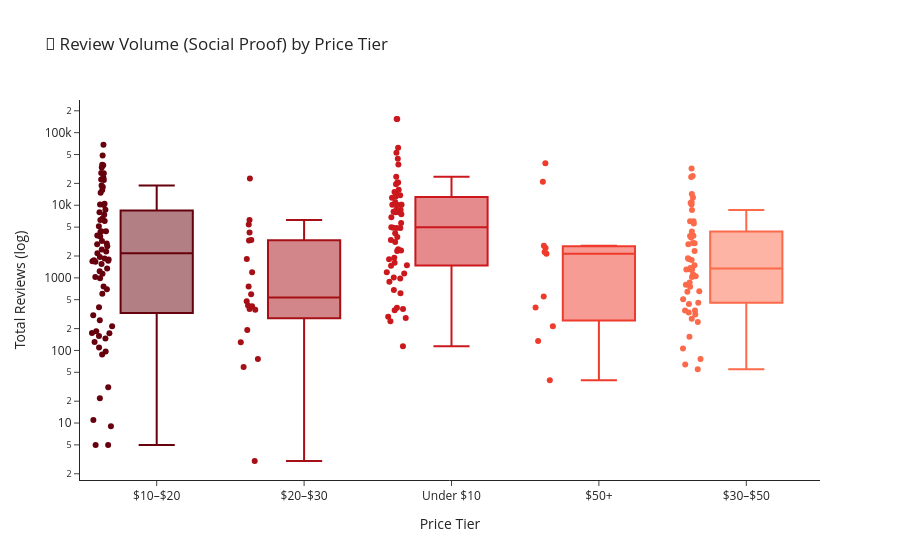

This figure's notebook cell:
### Markdown cell above
### 4.10 Review Volume vs. Price — Social Proof at Different Price Points

### Code cell
box_df = df.dropna(subset=["price_tier", "total_reviews"]).copy()

fig = px.box(
    box_df,
    x="price_tier",
    y="total_reviews",
    color="price_tier",
    points="all",
    log_y=True,
    title="📣 Review Volume (Social Proof) by Price Tier",
    labels={"price_tier": "Price Tier", "total_reviews": "Total Reviews (log)"},
    template=PLOTLY_TEMPLATE,
    color_discrete_sequence=px.colors.sequential.Reds_r,
)
fig.update_layout(showlegend=False)
fig.show()

### Figure 1 — Plotly figure (JSON) as saved in the notebook; plotly's stock layout.template omitted (floating-point values rounded to 4 significant figures)
{"data": [{"alignmentgroup": "True", "boxpoints": "all", "hovertemplate": "Price Tier=%{x}<br>Total Reviews (log)=%{y}<extra></extra>", "legendgroup": "$10–$20", "marker": {"color": "rgb(103,0,13)"}, "name": "$10–$20", "notched": false, "offsetgroup": "$10–$20", "orientation": "v", "showlegend": true, "type": "box", "x": ["$10–$20", "$10–$20", "$10–$20", "$10–$20", "$10–$20", "$10–$20", "$10–$20", "$10–$20", "$10–$20", "$10–$20", "$10–$20", "$10–$20", "$10–$20", "$10–$20", "$10–$20", "$10–$20", "$10–$20", "$10–$20", "$10–$20", "$10–$20", "$10–$20", "$10–$20", "$10–$20", "$10–$20", "$10–$20", "$10–$20", "$10–$20", "$10–$20", "$10–$20", "$10–$20", "$10–$20", "$10–$20", "$10–$20", "$10–$20", "$10–$20", "$10–$20", "$10–$20", "$10–$20", "$10–$20", "$10–$20", "$10–$20", "$10–$20", "$10–$20", "$10–$20", "$10–$20", "$10–$20", "$10–$20", "$10–$20", "$10–$20", "$10–$20", "$10–$20", "$10–$20", "$10–$20", "$10–$20", "$10–$20", "$10–$20", "$10–$20", "$10–$20", "$10–$20", "$10–$20", "$10–$20", "$10–$20", "$10–$20", "$10–$20", "$10–$20", "$10–$20", "$10–$20", "$10–$20", "$10–$20", "$10–$20", "$10–$20"], "x0": " ", "xaxis": "x", "y": [2981.0, 17830.0, 14840.0, 2897.0, 33010.0, 3706.0, 27790.0, 8641.0, 48580.0, 10270.0, 6550.0, 27570.0, 604.0, 16240.0, 986.0, 67880.0, 10530.0, 1236.0, 22560.0, 305.0, 6263.0, 5145.0, 10060.0, 22200.0, 4392.0, 35520.0, 2457.0, 7394.0, 18780.0, 1714.0, 4402.0, 36050.0, 2727.0, 24040.0, 8035.0, 4285.0, 699.0, 2176.0, 1342.0, 1930.0, 1672.0, 6086.0, 1143.0, 1027.0, 215.0, 131.0, 1691.0, 1557.0, 3216.0, 1796.0, 3845.0, 394.0, 1841.0, 1748.0, 110.0, 2307.0, 758.0, 173.0, 88.0, 184.0, 261.0, 174.0, 158.0, 22.0, 146.0, 97.0, 9.0, 11.0, 5.0, 5.0, 31.0], "y0": " ", "yaxis": "y"}, {"alignmentgroup": "True", "boxpoints": "all", "hovertemplate": "Price Tier=%{x}<br>Total Reviews (log)=%{y}<extra></extra>", "legendgroup": "$20–$30", "marker": {"color": "rgb(165,15,21)"}, "name": "$20–$30", "notched": false, "offsetgroup": "$20–$30", "orientation": "v", "showlegend": true, "type": "box", "x": ["$20–$30", "$20–$30", "$20–$30", "$20–$30", "$20–$30", "$20–$30", "$20–$30", "$20–$30", "$20–$30", "$20–$30", "$20–$30", "$20–$30", "$20–$30", "$20–$30", "$20–$30", "$20–$30", "$20–$30", "$20–$30", "$20–$30", "$20–$30"], "x0": " ", "xaxis": "x", "y": [76.0, 1191.0, 6273.0, 23290.0, 476.0, 593.0, 407.0, 1820.0, 4203.0, 3310.0, 417.0, 761.0, 5440.0, 191.0, 3264.0, 363.0, 130.0, 373.0, 59.0, 3.0], "y0": " ", "yaxis": "y"}, {"alignmentgroup": "True", "boxpoints": "all", "hovertemplate": "Price Tier=%{x}<br>Total Reviews (log)=%{y}<extra></extra>", "legendgroup": "Under $10", "marker": {"color": "rgb(203,24,29)"}, "name": "Under $10", "notched": false, "offsetgroup": "Under $10", "orientation": "v", "showlegend": true, "type": "box", "x": ["Under $10", "Under $10", "Under $10", "Under $10", "Under $10", "Under $10", "Under $10", "Under $10", "Under $10", "Under $10", "Under $10", "Under $10", "Under $10", "Under $10", "Under $10", "Under $10", "Under $10", "Under $10", "Under $10", "Under $10", "Under $10", "Under $10", "Under $10", "Under $10", "Under $10", "Under $10", "Under $10", "Under $10", "Under $10", "Under $10", "Under $10", "Under $10", "Under $10", "Under $10", "Under $10", "Under $10", "Under $10", "Under $10", "Under $10", "Under $10", "Under $10", "Under $10", "Under $10", "Under $10", "Under $10", "Under $10", "Under $10", "Under $10", "Under $10", "Under $10", "Under $10", "Under $10", "Under $10", "Under $10", "Under $10", "Under $10", "Under $10", "Under $10", "Under $10"], "x0": " ", "xaxis": "x", "y": [12730.0, 20640.0, 8135.0, 8019.0, 36400.0, 3113.0, 43660.0, 7524.0, 4105.0, 20510.0, 16360.0, 10970.0, 19470.0, 2373.0, 154200.0, 4858.0, 154200.0, 52920.0, 14670.0, 13090.0, 62170.0, 8788.0, 24720.0, 3316.0, 15190.0, 10150.0, 5676.0, 4900.0, 2340.0, 4854.0, 13680.0, 1808.0, 976.0, 1890.0, 8584.0, 8013.0, 680.0, 358.0, 1492.0, 1617.0, 371.0, 1015.0, 387.0, 253.0, 2480.0, 10160.0, 10160.0, 10160.0, 6819.0, 3662.0, 1468.0, 615.0, 1149.0, 279.0, 4959.0, 1196.0, 114.0, 887.0, 292.0], "y0": " ", "yaxis": "y"}, {"alignmentgroup": "True", "boxpoints": "all", "hovertemplate": "Price Tier=%{x}<br>Total Reviews (log)=%{y}<extra></extra>", "legendgroup": "$50+", "marker": {"color": "rgb(239,59,44)"}, "name": "$50+", "notched": false, "offsetgroup": "$50+", "orientation": "v", "showlegend": true, "type": "box", "x": ["$50+", "$50+", "$50+", "$50+", "$50+", "$50+", "$50+", "$50+", "$50+", "$50+", "$50+"], "x0": " ", "xaxis": "x", "y": [2767.0, 21130.0, 37980.0, 2579.0, 2148.0, 215.0, 2279.0, 392.0, 553.0, 135.0, 39.0], "y0": " ", "yaxis": "y"}, {"alignmentgroup": "True", "boxpoints": "all", "hovertemplate": "Price Tier=%{x}<br>Total Reviews (log)=%{y}<extra></extra>", "legendgroup": "$30–$50", "marker": {"color": "rgb(251,106,74)"}, "name": "$30–$50", "notched": false, "offsetgroup": "$30–$50", "orientation": "v", "showlegend": true, "type": "box", "x": ["$30–$50", "$30–$50", "$30–$50", "$30–$50", "$30–$50", "$30–$50", "$30–$50", "$30–$50", "$30–$50", "$30–$50", "$30–$50", "$30–$50", "$30–$50", "$30–$50", "$30–$50", "$30–$50", "$30–$50", "$30–$50", "$30–$50", "$30–$50", "$30–$50", "$30–$50", "$30–$50", "$30–$50", "$30–$50", "$30–$50", "$30–$50", "$30–$50", "$30–$50", "$30–$50", "$30–$50", "$30–$50", "$30–$50", "$30–$50", "$30–$50", "$30–$50", "$30–$50", "$30–$50", "$30–$50", "$30–$50", "$30–$50", "$30–$50", "$30–$50", "$30–$50", "$30–$50", "$30–$50", "$30–$50", "$30–$50", "$30–$50", "$30–$50"], "x0": " ", "xaxis": "x", "y": [10260.0, 6007.0, 14270.0, 438.0, 2347.0, 4340.0, 11110.0, 3809.0, 10770.0, 25220.0, 3008.0, 6007.0, 5595.0, 3584.0, 32040.0, 24530.0, 12760.0, 2899.0, 864.0, 1763.0, 1863.0, 3009.0, 1308.0, 1307.0, 154.0, 8589.0, 756.0, 802.0, 3764.0, 1118.0, 355.0, 645.0, 64.0, 106.0, 652.0, 1309.0, 1371.0, 355.0, 1814.0, 247.0, 55.0, 312.0, 1494.0, 454.0, 76.0, 509.0, 333.0, 274.0, 1025.0, 1055.0], "y0": " ", "yaxis": "y"}], "layout": {"boxmode": "overlay", "legend": {"title": {"text": "Price Tier"}, "tracegroupgap": 0}, "showlegend": false, "title": {"text": "📣 Review Volume (Social Proof) by Price Tier"}, "xaxis": {"anchor": "y", "categoryarray": ["$10–$20", "$20–$30", "Under $10", "$50+", "$30–$50"], "categoryorder": "array", "domain": [0, 1], "title": {"text": "Price Tier"}}, "yaxis": {"anchor": "x", "domain": [0, 1], "title": {"text": "Total Reviews (log)"}, "type": "log"}}}
